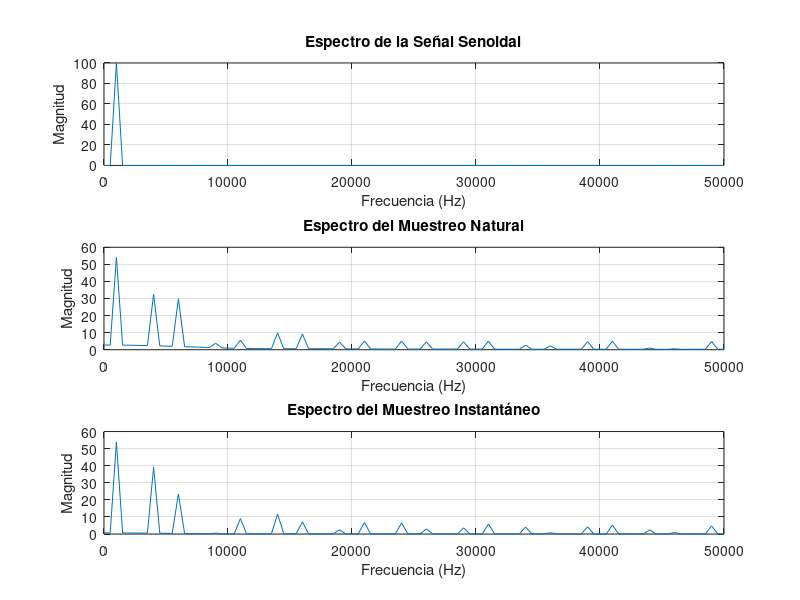

MATLAB code to generate this figure:
% Parámetros iniciales
fc = 1000; % frecuencia de la señal sinosoidal
fm = 100000; % frecuencia de muestreo 
tm = 1/fm; % periodo de muestreo
tiempo_max = 0.01;%aqui va un 1 segun guia pero va 0.01 para que se vea bien
ls = 200; % numero de muestras son 200

% Generar vector de tiempo
Tiempo = (0:ls-1)*tm;

% Señal sinosoidal (portadora)
y = sin(2*pi*fc*Tiempo);

% Modulación PAM
fs = 5000; % frecuencia de muestreo
ts = 1/fs; % periodo de muestreo
tau = 0.5*ts; % duracion del pulso
d = tau/ts; % ciclo del trabajo

r = floor(ts/tm); % Número de muestras entre dos instantes de muestreo
s = floor(tau/tm); % Número de muestras que dura el pulso activo
disp(r)
% ----- Señal natural ------  PAM MUESTRO NATURAL
Vector_natural_muestral = zeros(1,length(Tiempo));
for i=1:length(y)
    if mod(i,r)==0
        Vector_natural_muestral(i:i+s) = 1;
    end
end
Vector_natural_muestral = Vector_natural_muestral(1:length(Tiempo));
Muestreo_Natural = y.*Vector_natural_muestral;

% ----- Señal Instantanea ------ PAM MUESTRO INSTANTANEO
Vector_instantaneo_muestral = zeros(1,length(Tiempo));
for i=1:length(y)
    if mod(i,r)==0
       Vector_instantaneo_muestral(i:i+s) = y(i);
    end
end
Muestreo_Instantaneo = Vector_instantaneo_muestral(1:length(Tiempo));
%--------- Transformadas ---------

%fft Y original
Transformada_Sinusoydal=fft(y);
Transformada_Muestreo_Natural = fft(Muestreo_Natural);
Transformada_Muestreo_Instantaneo = fft(Muestreo_Instantaneo);
Tamano_Transformada = length(y); 
f = linspace(0, fm/2, Tamano_Transformada/2+1); % Eje de frecuencias

% Calcular la magnitud del espectro (solo parte positiva)
Espectro_Sinusoidal = abs(Transformada_Sinusoydal(1:Tamano_Transformada/2+1));
Espectro_Muestreo_Natural = abs(Transformada_Muestreo_Natural(1:Tamano_Transformada/2+1));
Espectro_Muestreo_Instantaneo = abs(Transformada_Muestreo_Instantaneo(1:Tamano_Transformada/2+1));


figure;
subplot(3,1,1);
plot(f, Espectro_Sinusoidal);
title('Espectro de la Señal Senoidal');
xlabel('Frecuencia (Hz)');
ylabel('Magnitud');
grid on;

subplot(3,1,2);
plot(f, Espectro_Muestreo_Natural);
title('Espectro del Muestreo Natural');
xlabel('Frecuencia (Hz)');
ylabel('Magnitud');
grid on;

subplot(3,1,3);
plot(f, Espectro_Muestreo_Instantaneo);
title('Espectro del Muestreo Instantáneo');
xlabel('Frecuencia (Hz)');
ylabel('Magnitud');
grid on;



